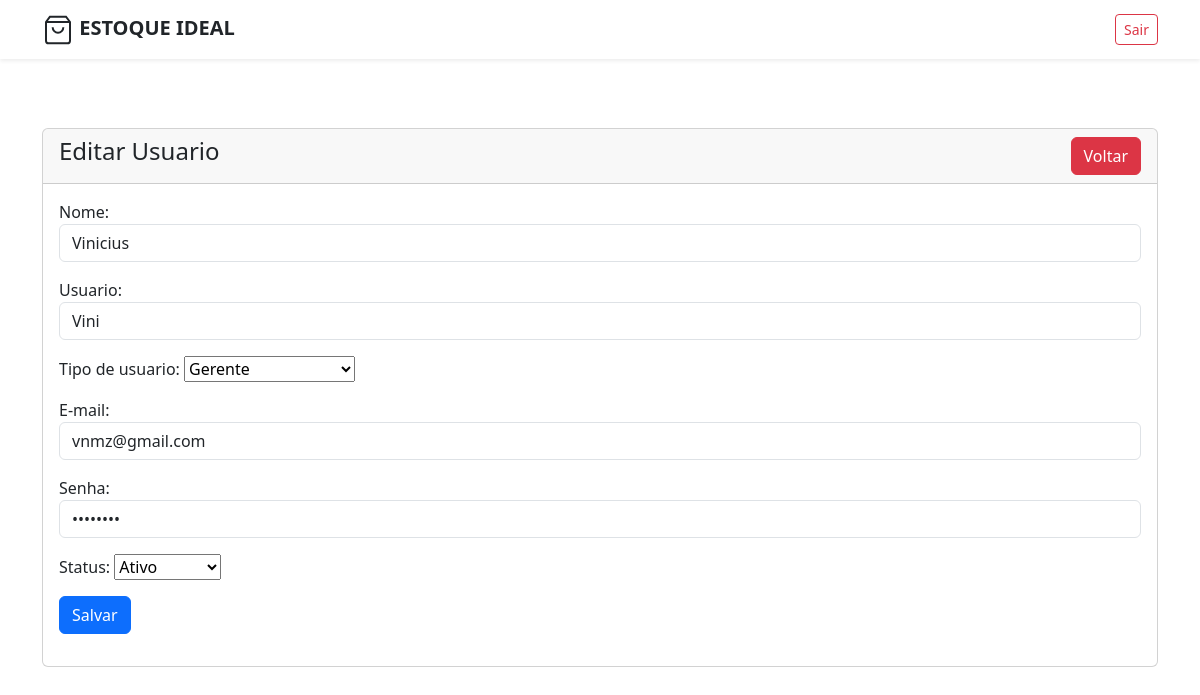
Page /pages/editarOusuario.php?id=5 (signed in) on the committed database.
### tables this page shows
CREATE TABLE `usuarios` (
  `id` int(11) NOT NULL,
  `nome` varchar(255) NOT NULL,
  `usuario` varchar(50) NOT NULL,
  `tipo_usuario` varchar(100) NOT NULL,
  `senha` varchar(255) NOT NULL,
  `email` varchar(100) NOT NULL,
  `data_cadastro` datetime NOT NULL,
  `data_atualizacao` datetime NOT NULL,
  `status` int(1) NOT NULL
);

### crud/pesquisa_usuarios.php (called while the page is built)
<?php
class pesquisa{
    function buscarUsuarios($conn, $id = null){
        $lista = array();
        if($id != null){
            $sql = "SELECT * FROM usuarios WHERE id = '$id'";
        } else {
            $sql = "SELECT * FROM usuarios";
        }
        $resultado = mysqli_query($conn, $sql);
        if($resultado){
            while ($row = mysqli_fetch_assoc($resultado)){
                array_push($lista, $row);
            };
        }
        return $lista;
    }
}
?>

### pages/editarOusuario.php (the view, shortened to what this page needs)
<?php
include('../crud/pesquisa_usuarios.php');
include('../crud/usuarioCRUD.php');
?>
<!doctype html>
<html lang="pt-br">
<head>
    <link href="https://cdn.jsdelivr.net/npm/bootstrap@5.3.5/dist/css/bootstrap.min.css" rel="stylesheet">
</head>
<body>
    <?php include('../assets/navbar/navbar.php');  ?>
    <div class="container mt-5">
        <div class="row">
            <div class="col-md-12">
                <div class="card">
                    <div class="card-header">
                        <h4>Editar Usuario
                            <a href="usuarios.php" class="btn btn-danger float-end">Voltar</a>
                        </h4>
                    </div>
                    <div class="card-body">
                        <?php
                        if(isset($_GET['id'])){
                           $usuario_id = $_GET['id'];
                           $PesquisaUsuario = new pesquisa();
                           $pesquisaComID = $PesquisaUsuario->buscarUsuarios($conn, $usuario_id);
                           foreach($pesquisaComID as $rowUsuarioPorID):
                            ?>
                            <form action="../crud/usuarioCRUD.php" method="POST">
                            <div class="mb-3">
                                <label for="Nome">Nome:</label><br>
                                <input type="text" id="nome" name="nome" class="form-control" value="<?=$rowUsuarioPorID['nome']?>" required>
                             </div>
                            <div class="mb-3">
                                <label for="usuario">Usuario:</label><br>
                                <input type="text" id="usuario" name="usuario" class="form-control" value="<?=$rowUsuarioPorID['usuario']?>"required>
                            </div>
                            <div class="mb-3">
                                <label for="tipoUsuario">Tipo de usuario:</label>
                                <select name="tipo_usuario" id="tipo_usuario">
                                    <option value="gerente"<?= ($rowUsuarioPorID['tipo_usuario'] == 'gerente') ? 'selected' : '' ?>>Gerente</option>
                                </select>
                            </div>
                            <div class="mb-3">
                                <label for="email">E-mail:</label>
                                <input type="email" id="email" name="email" class="form-control" value="<?=$rowUsuarioPorID['email']?>"required>
                            </div>
                            <div class="mb-3">
                                <label for="senha">Senha: </label><br>
                                <input type="password" id="senha" name="senha" class="form-control" value="<?=$rowUsuarioPorID['senha']?>"required>
                            </div>
                            <div class="mb-3">
                                <label for="status">Status:</label>
                                <select name="status" id="status">
                                    <option value="1"<?= ($rowUsuarioPorID['status'] == '1') ? 'selected' : '' ?>>Ativo</option>
                                </select>
                            </div>
                            <div class="mb-3">
                                <button type="submit" name="editar_usuario" class="btn btn-primary"> Salvar </button>
                            </div>
                            </form>
                            <?php
                           endforeach;
                          }else{
                            echo "<h5>Usuario não encontrado</h5>";
                          }
                            ?>
                        </div>
                </div>
            </div>
        </div>
    </div>
</body>
</html>

### assets/navbar/navbar.php (style rules this page uses)
body { padding-top: 80px; }

### rows in the picture
usuarios: nome "Vinicius", usuario "Vini", tipo_usuario "Gerente", email "vnmz@gmail.com", status "Ativo"
